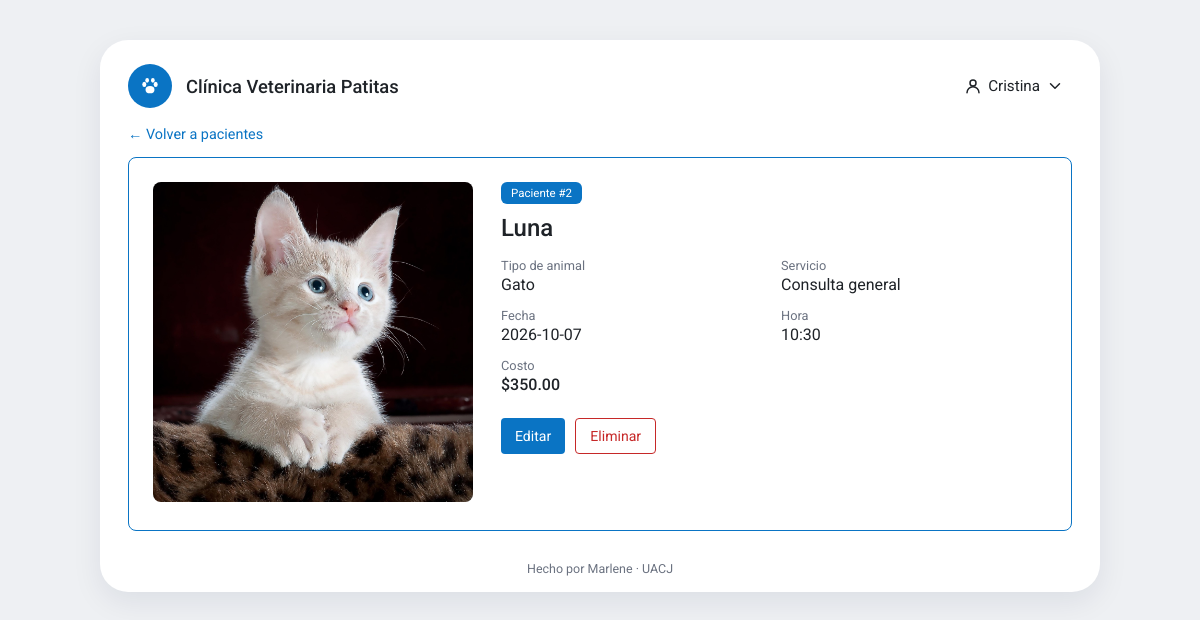
Screenshot of /paciente/2 (signed in) with the database file from the repository.
### tables this page shows
CREATE TABLE pacientes (
            id INTEGER PRIMARY KEY AUTOINCREMENT,
            nombre TEXT NOT NULL,
            foto TEXT NOT NULL,
            tipo TEXT NOT NULL,
            servicio TEXT NOT NULL,
            fecha TEXT NOT NULL,
            hora TEXT NOT NULL,
            costo REAL NOT NULL
        );

### app.py (the view)
@app.route("/paciente/<int:pid>")
@login_requerido
def ficha(pid):
    p = get_db().execute("SELECT * FROM pacientes WHERE id = ?", (pid,)).fetchone()
    if p is None:
        flash("Paciente no encontrado.", "error")
        return redirect(url_for("inicio"))
    return render_template("ficha.html", p=p)

### app.py (called while the page is built)
def get_db():
    if "db" not in g:
        g.db = sqlite3.connect(DB_PATH)
        g.db.row_factory = sqlite3.Row
    return g.db

@app.teardown_appcontext
def cerrar_db(_):
    db = g.pop("db", None)
    if db is not None:
        db.close()

def login_requerido(vista):
    @wraps(vista)
    def envoltura(*args, **kwargs):
        if "usuario_id" not in session:
            flash("Inicia sesión para continuar.", "error")
            return redirect(url_for("login"))
        return vista(*args, **kwargs)
    return envoltura

### templates/ficha.html (shortened to what this page needs)
{% extends "base.html" %}
{% block contenido %}
<a href="{{ url_for('inicio') }}" class="enlace volver">← Volver a pacientes</a>
<section class="ficha">
  <div class="ficha-foto">
    <img src="{{ url_for('static', filename='img/' ~ p.foto) }}" alt="Foto de {{ p.nombre }}"
         onerror="this.src='{{ url_for('static', filename='img/sin_foto.svg') }}'">
  </div>
  <div class="ficha-datos">
    <span class="etiqueta etiqueta-fija">Paciente #{{ p.id }}</span>
    <h1>{{ p.nombre }}</h1>
    <dl>
      <div><dt>Tipo de animal</dt><dd>{{ p.tipo }}</dd></div>
      <div><dt>Servicio</dt><dd>{{ p.servicio }}</dd></div>
      <div><dt>Fecha</dt><dd>{{ p.fecha }}</dd></div>
      <div><dt>Hora</dt><dd>{{ p.hora }}</dd></div>
      <div><dt>Costo</dt><dd class="precio">${{ "{:,.2f}".format(p.costo) }}</dd></div>
    </dl>
    <div class="ficha-acciones">
      <a href="{{ url_for('editar', pid=p.id) }}" class="boton">Editar</a>
      <form method="post" action="{{ url_for('eliminar', pid=p.id) }}"
            onsubmit="return confirm('¿Eliminar a {{ p.nombre }}? Esta acción no se puede deshacer.');">
        <button class="boton boton-peligro">Eliminar</button>
      </form>
    </div>
  </div>
</section>
{% endblock %}

### static/css/estilos.css (style rules this page uses)
:root { --azul: #0a74c4; --azul-oscuro: #075d9e; --azul-claro: #e8f2fb; --gris-fondo: #eef0f3; --gris-seccion: #f1f2f4; --gris-borde: #dfe3e8; --texto: #1f2328; --texto-suave: #6b7280; --rojo: #c62828; --radio: 18px; }
* { box-sizing: border-box; }
body { margin: 0; font-family: "Roboto", Arial, sans-serif; color: var(--texto); background: var(--gris-fondo); }
a { color: inherit; text-decoration: none; }
.etiqueta { position: absolute; top: -1px; left: -1px; background: var(--azul); color: #fff; font-size: .72rem; padding: 4px 10px; border-radius: 6px 0 6px 0; }
.etiqueta-fija { position: static; display: inline-block; border-radius: 6px; }
.precio { font-size: 1.15rem; font-weight: 500; margin: 6px 0 4px; }
.boton { display: inline-flex; align-items: center; gap: 6px; background: var(--azul); color: #fff; border: none; border-radius: 4px; padding: 9px 14px; font: inherit; font-size: .88rem; cursor: pointer; transition: background .2s; }
.boton-peligro { background: #fff; color: var(--rojo); border: 1.5px solid var(--rojo); }
.enlace { color: var(--azul); font-size: .9rem; }
.volver { display: inline-block; margin-bottom: 14px; }
.ficha { display: grid; grid-template-columns: 320px 1fr; gap: 28px; border: 1.5px solid var(--azul); border-radius: 8px; padding: 24px; margin-bottom: 20px; }
.ficha-foto img { width: 100%; aspect-ratio: 1; object-fit: cover; border-radius: 8px; background: var(--gris-seccion); }
.ficha h1 { margin: 10px 0 16px; font-weight: 500; }
.ficha dl { margin: 0; display: grid; grid-template-columns: 1fr 1fr; gap: 14px; }
.ficha dt { font-size: .8rem; color: var(--texto-suave); }
.ficha dd { margin: 2px 0 0; font-size: 1rem; }
.ficha-acciones { display: flex; gap: 10px; margin-top: 24px; }

### rows the page displays
pacientes: foto (picture), id "2", nombre "Luna", tipo "Gato", servicio "Consulta general", fecha "2026-10-07", hora "10:30", costo "350.00"

### other values shown
{{ session.nombre }} "Cristina"
